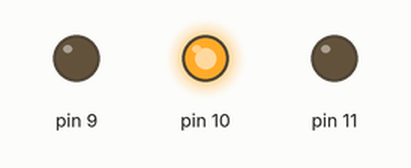
Recording of a sketch running on a simulated Arduino Uno, built with avr-gcc and run on an emulated ATmega328P. Shown: output pins drawn as LEDs (lit = HIGH).

Above: at 0.1 s.
At 1.1 s:
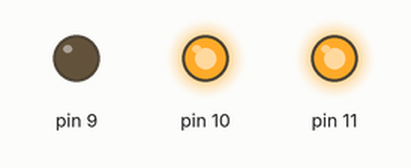
At 2.1 s:
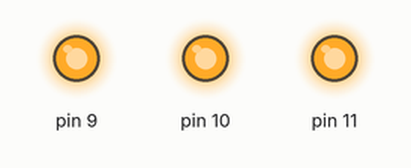
Timing chart, 0 to 3.6 s (numbered marks = the images above):
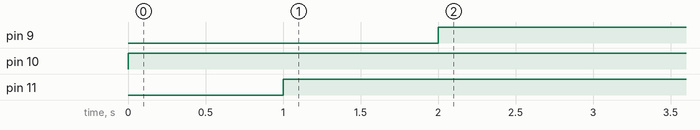

The sketch:

21_RGB_LED_DIP.ino
```cpp
void setup() {
pinMode(11, OUTPUT);
pinMode(10, OUTPUT);
pinMode(9, OUTPUT);
}

void loop() {
  for(int i= 0; i < 255; i++) {
    digitalWrite(11, i);
    digitalWrite(10,255 - i);
    digitalWrite(9, i / 2);
    delay(1000);
  }
   for(int i= 0; i < 255; i++) {
    digitalWrite(11, 255 - i);
    digitalWrite(10, i / 2);
    digitalWrite(9, i);
    delay(1000);
  }
}
```

Measured:
- by itself, pin 9: LOW → HIGH at 2.0 s
- by itself, pin 10: LOW → HIGH at 0.00 s
- by itself, pin 11: LOW → HIGH at 1.0 s
